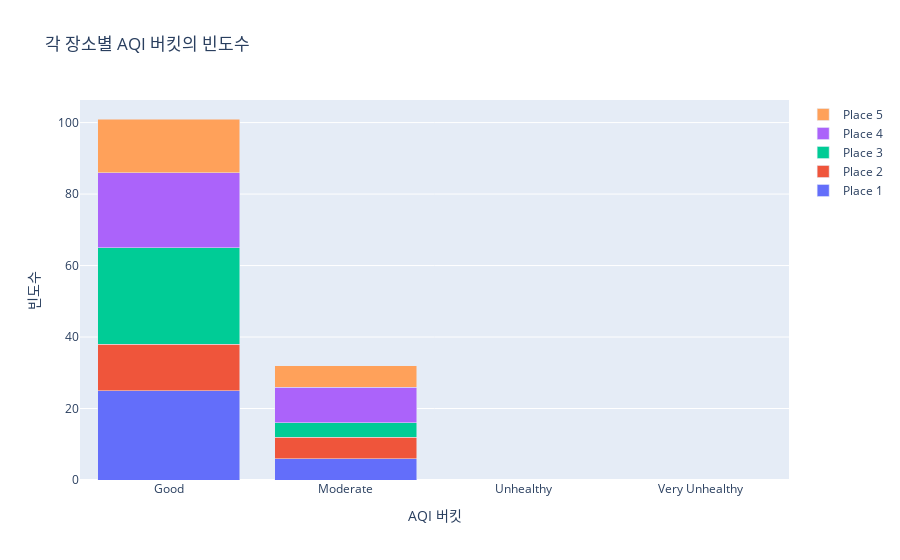

The code cell stored with this chart in its notebook:
### Code cell
# 각 장소별 AQI 버킷의 빈도수 계산
freq_data = df.groupby(['Place', 'AQI_Bucket']).size().unstack(fill_value=0)

fig = go.Figure()

for place in range(1, 6):
    fig.add_trace(go.Bar(x=freq_data.columns, y=freq_data.loc[place], name=f'Place {place}'))

fig.update_layout(barmode='stack', title="각 장소별 AQI 버킷의 빈도수", xaxis_title="AQI 버킷", yaxis_title="빈도수")
fig.show()

### Figure 1 — Plotly figure (JSON) as saved in the notebook; plotly's stock layout.template omitted (floating-point values rounded to 4 significant figures)
{"data": [{"name": "Place 1", "type": "bar", "x": ["Good", "Moderate", "Unhealthy", "Very Unhealthy"], "y": [25, 6, 0, 0]}, {"name": "Place 2", "type": "bar", "x": ["Good", "Moderate", "Unhealthy", "Very Unhealthy"], "y": [13, 6, 0, 0]}, {"name": "Place 3", "type": "bar", "x": ["Good", "Moderate", "Unhealthy", "Very Unhealthy"], "y": [27, 4, 0, 0]}, {"name": "Place 4", "type": "bar", "x": ["Good", "Moderate", "Unhealthy", "Very Unhealthy"], "y": [21, 10, 0, 0]}, {"name": "Place 5", "type": "bar", "x": ["Good", "Moderate", "Unhealthy", "Very Unhealthy"], "y": [15, 6, 0, 0]}], "layout": {"barmode": "stack", "title": {"text": "각 장소별 AQI 버킷의 빈도수"}, "xaxis": {"title": {"text": "AQI 버킷"}}, "yaxis": {"title": {"text": "빈도수"}}}}
